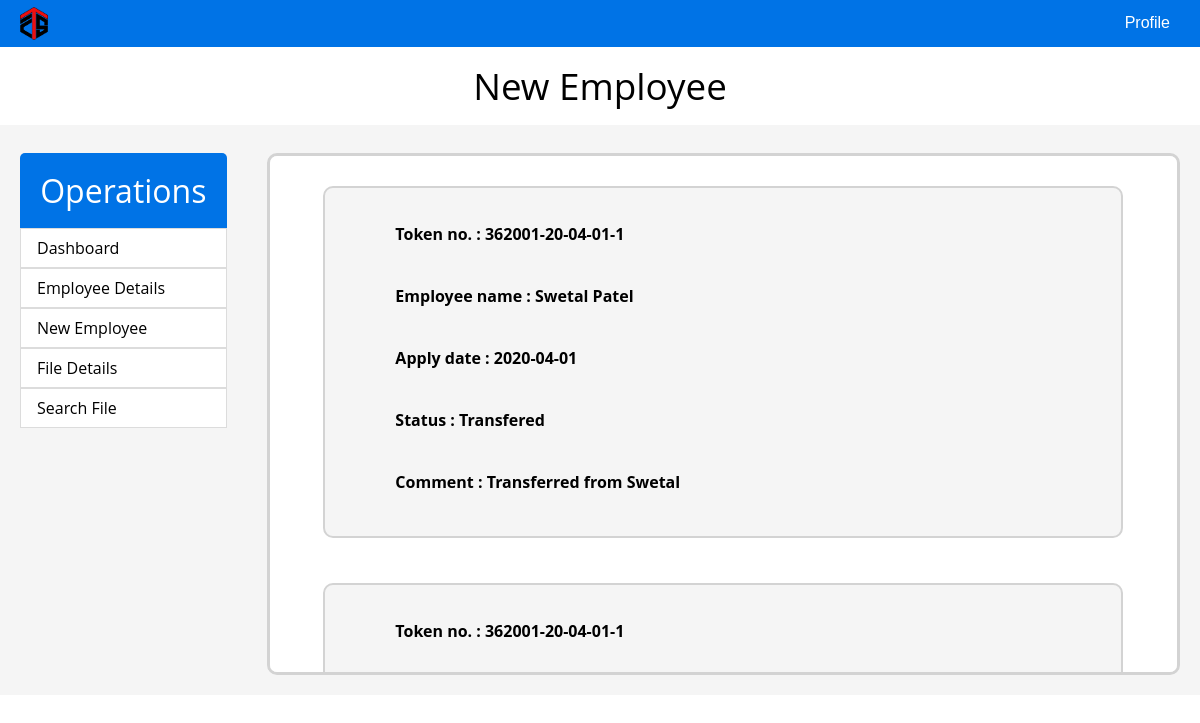
The app's page /admin/history.php?token_id=362001-20-04-01-1 with its own data.
### tables this page shows
CREATE TABLE `document_status` (
  `document_id` int(11) NOT NULL,
  `token_id` varchar(20) NOT NULL,
  `department_id` int(20) NOT NULL,
  `status` char(15) NOT NULL,
  `apply_date` date NOT NULL,
  `complete_date` date NOT NULL,
  `document_comment` varchar(250) NOT NULL,
  `from_employee_id` int(10) DEFAULT NULL,
  `c_employee_id` int(20) NOT NULL,
  `to_employee_id` int(10) DEFAULT NULL
);

CREATE TABLE `employee_details` (
  `employee_id` int(6) NOT NULL,
  `employee_name` varchar(60) NOT NULL,
  `department_id` int(3) NOT NULL,
  `gender` char(1) NOT NULL,
  `contact_no` bigint(10) NOT NULL,
  `designation` varchar(30) NOT NULL,
  `address` varchar(250) NOT NULL,
  `pincode` int(6) NOT NULL,
  `email_id` varchar(40) NOT NULL,
  `role` int(2) NOT NULL
);

### admin/history.php (the view, shortened to what this page needs)
<?php include("headera.php");?>
<link rel="stylesheet" href="assets/css/basic.css" />
</head>
<body>
  <section>
      <?php include("menua.php");?>
  </section>
  <section>
    <h1>New Employee</h1>
    <div class="container">
      <div class="operations">
        <ul>
          <li>Operations</li>
        </ul>
        <div class="op-items"><a href="indexa.php">Dashboard</a></div>
        <div class="op-items"><a href="employeedetailsa.php">Employee Details</a></div>
        <div class="op-items"><a href="newemployeea.php">New Employee</a></div>
        <div class="op-items"><a href="filedetailsa.php">File Details</a></div>
        <div class="op-items"><a href="searcha.php">Search File</a></div>
      </div>
      <div class="info">
        <?php
        $token_id = $_REQUEST['token_id'];
        include("../dao.php");
        $sql = "select * from document_status where token_id = '$token_id'";
        $result = mysqli_query($connection,$sql);
        while($row = mysqli_fetch_assoc($result)) {
        ?>
        <?php
            $e_id = $row['c_employee_id'];
            include("../dao.php");
            $sql1 = "select * from employee_details where employee_id = '$e_id'";
            $result1 = mysqli_query($connection,$sql1);
            $row1 = mysqli_fetch_assoc($result1);
        ?>
        <div class="info-body" style="margin: 30px 0 15px 0;">
          <div class="info-item">
            <h4>Token no. : <?php echo $row['token_id'];?></h4>
          </div>
          <div class="info-item">
            <h4>Employee name : <?php echo $row1['employee_name']?></h4>
          </div>
          <div class="info-item" style="display:flex;justify-content:space-between;">
            <div style="width:45%">
                <h4>Apply date : <?php echo $row['apply_date'];?></h4>
            </div>
            <div style="width:45%">
            </div>
        </div>
        <div class="info-item">
            <h4>Status : <?php echo $row['status'];?></h4>
        </div>
          <div class="info-item" style="height:40px;">
            <h4>Comment : <?php echo $row['document_comment']?></h4><br>
          </div>
        </div>
        <?php
        }
        ?>
      </div>
    </div>
  </section>
</body>
</html>

### admin/assets/css/stylea.css (style rules this page uses)
html { scroll-behavior: smooth; }
* { box-sizing: border-box; }
body { margin: 0; padding: 0; font-family: "Open sans", sans-serif; }

### admin/assets/css/basic.css (style rules this page uses)
h1 { padding: 0; line-height: 3rem; text-align: center; margin: 15px; font-size: 2.3rem; font-weight: 400; }
h4 { padding: 5px 0px; margin: 0px 0px; }
.container { position: fixed; height: 570px; display: flex; margin: 0; padding: 0.5rem 0 0 0; background-color: rgb(245, 245, 245); width: 100%; }
.operations { width: 17rem; height: 15rem; margin: 20px; border-radius: 5px; background-color: rgb(0, 115, 230); }
.operations ul { margin: 0px 0px; padding: 0px 0px 0px 0px; }
.operations li { list-style: none; border-top-left-radius: 5px solid rgb(220, 220, 220); border-top-right-radius: 5px solid rgb(220, 220, 220); padding: 1rem; color: white; font-size: 2rem; text-align: center; }
.op-items a { display: block; text-decoration: none; background-color: white; color: black; font-size: 1rem; margin: 0px 0px; width: 100%; border: 0.4px solid rgb(220, 220, 220); padding: 0.5rem 0.5rem 0.5rem 1rem; text-align: left; }
.info { margin: 20px; display: flex; flex-direction: column; width: 100%; background-color: rgb(245, 245, 245); border-radius: 3px; }

### admin/history.php (style rules this page uses)
.info { overflow: auto; scroll-behavior: smooth; background-color: white; border-radius: 10px; border: 3px solid lightgrey; align-items: center; }
.info-body { background-color: rgb(245, 245, 245); width: 50rem; padding: 0px 40px; margin: 0px 0px 20px 0px; border-radius: 10px; border: 2px solid lightgrey; }
.info-item { margin: 30px; }

### records on screen
document_status: token "362001-20-04-01-1", employee_details.employee_name "Swetal Patel", apply_date "2020-04-01", status "Transfered", document_comment "Transferred from Swetal"
document_status: token "362001-20-04-01-1"
